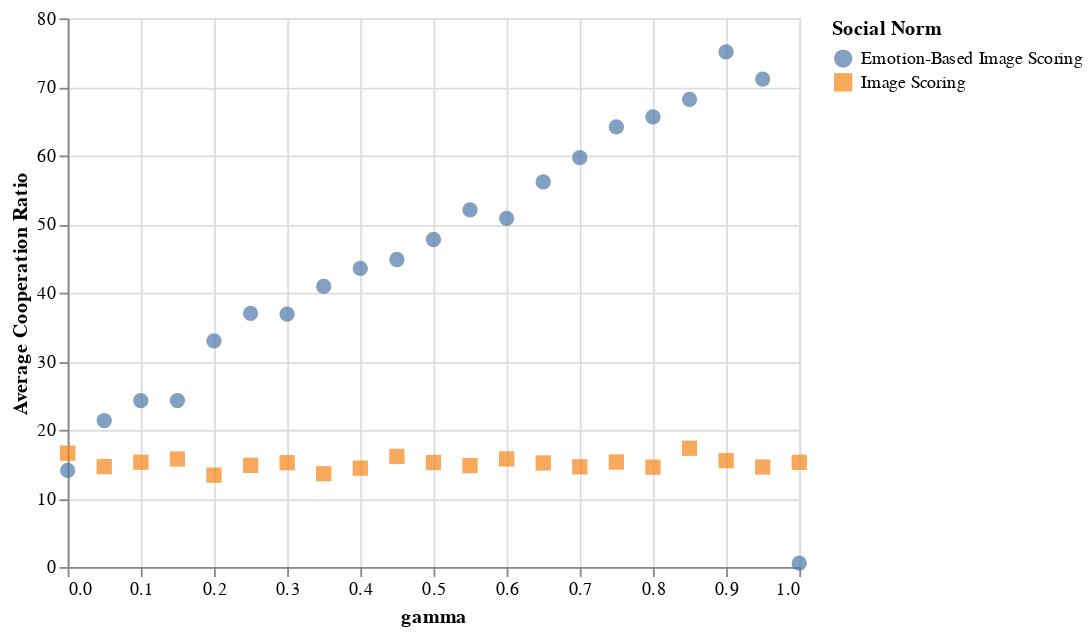

The code cell stored with this chart in its notebook:
### Code cell
alt.Chart(melted).mark_point(filled=True, size=70).encode(
    x='gamma',
    y='Average Cooperation Ratio',
    color='Social Norm:N',
    shape='Social Norm:N'
)

### Figure 1 — Vega-Lite specification as saved in the notebook (floating-point values rounded to 4 significant figures)
{"config": {"view": {"continuousWidth": 400, "continuousHeight": 300}}, "data": {"name": "data-7c5678d179857b91862e8d59138da388"}, "mark": {"type": "point", "filled": true, "size": 70}, "encoding": {"color": {"field": "Social Norm", "type": "nominal"}, "shape": {"field": "Social Norm", "type": "nominal"}, "x": {"field": "gamma", "type": "quantitative"}, "y": {"field": "Average Cooperation Ratio", "type": "quantitative"}}, "$schema": "https://vega.github.io/schema/vega-lite/v4.17.0.json", "datasets": {"data-7c5678d179857b91862e8d59138da388": [{"gamma": 0.0, "Social Norm": "Emotion-Based Image Scoring", "Average Cooperation Ratio": 14.08}, {"gamma": 0.05, "Social Norm": "Emotion-Based Image Scoring", "Average Cooperation Ratio": 21.35}, {"gamma": 0.1, "Social Norm": "Emotion-Based Image Scoring", "Average Cooperation Ratio": 24.24}, {"gamma": 0.15, "Social Norm": "Emotion-Based Image Scoring", "Average Cooperation Ratio": 24.26}, {"gamma": 0.2, "Social Norm": "Emotion-Based Image Scoring", "Average Cooperation Ratio": 32.96}, {"gamma": 0.25, "Social Norm": "Emotion-Based Image Scoring", "Average Cooperation Ratio": 36.97}, {"gamma": 0.3, "Social Norm": "Emotion-Based Image Scoring", "Average Cooperation Ratio": 36.86}, {"gamma": 0.35, "Social Norm": "Emotion-Based Image Scoring", "Average Cooperation Ratio": 40.91}, {"gamma": 0.4, "Social Norm": "Emotion-Based Image Scoring", "Average Cooperation Ratio": 43.54}, {"gamma": 0.45, "Social Norm": "Emotion-Based Image Scoring", "Average Cooperation Ratio": 44.83}, {"gamma": 0.5, "Social Norm": "Emotion-Based Image Scoring", "Average Cooperation Ratio": 47.75}, {"gamma": 0.55, "Social Norm": "Emotion-Based Image Scoring", "Average Cooperation Ratio": 52.07}, {"gamma": 0.6, "Social Norm": "Emotion-Based Image Scoring", "Average Cooperation Ratio": 50.84}, {"gamma": 0.65, "Social Norm": "Emotion-Based Image Scoring", "Average Cooperation Ratio": 56.14}, {"gamma": 0.7, "Social Norm": "Emotion-Based Image Scoring", "Average Cooperation Ratio": 59.68}, {"gamma": 0.75, "Social Norm": "Emotion-Based Image Scoring", "Average Cooperation Ratio": 64.18}, {"gamma": 0.8, "Social Norm": "Emotion-Based Image Scoring", "Average Cooperation Ratio": 65.62}, {"gamma": 0.85, "Social Norm": "Emotion-Based Image Scoring", "Average Cooperation Ratio": 68.18}, {"gamma": 0.9, "Social Norm": "Emotion-Based Image Scoring", "Average Cooperation Ratio": 75.09}, {"gamma": 0.95, "Social Norm": "Emotion-Based Image Scoring", "Average Cooperation Ratio": 71.13}, {"gamma": 1.0, "Social Norm": "Emotion-Based Image Scoring", "Average Cooperation Ratio": 0.5538}, {"gamma": 0.0, "Social Norm": "Image Scoring", "Average Cooperation Ratio": 16.6}, {"gamma": 0.05, "Social Norm": "Image Scoring", "Average Cooperation Ratio": 14.63}, {"gamma": 0.1, "Social Norm": "Image Scoring", "Average Cooperation Ratio": 15.28}, {"gamma": 0.15, "Social Norm": "Image Scoring", "Average Cooperation Ratio": 15.75}, {"gamma": 0.2, "Social Norm": "Image Scoring", "Average Cooperation Ratio": 13.39}, {"gamma": 0.25, "Social Norm": "Image Scoring", "Average Cooperation Ratio": 14.82}, {"gamma": 0.3, "Social Norm": "Image Scoring", "Average Cooperation Ratio": 15.21}, {"gamma": 0.35, "Social Norm": "Image Scoring", "Average Cooperation Ratio": 13.6}, {"gamma": 0.4, "Social Norm": "Image Scoring", "Average Cooperation Ratio": 14.4}, {"gamma": 0.45, "Social Norm": "Image Scoring", "Average Cooperation Ratio": 16.12}, {"gamma": 0.5, "Social Norm": "Image Scoring", "Average Cooperation Ratio": 15.22}, {"gamma": 0.55, "Social Norm": "Image Scoring", "Average Cooperation Ratio": 14.78}, {"gamma": 0.6, "Social Norm": "Image Scoring", "Average Cooperation Ratio": 15.76}, {"gamma": 0.65, "Social Norm": "Image Scoring", "Average Cooperation Ratio": 15.17}, {"gamma": 0.7, "Social Norm": "Image Scoring", "Average Cooperation Ratio": 14.61}, {"gamma": 0.75, "Social Norm": "Image Scoring", "Average Cooperation Ratio": 15.3}, {"gamma": 0.8, "Social Norm": "Image Scoring", "Average Cooperation Ratio": 14.55}, {"gamma": 0.85, "Social Norm": "Image Scoring", "Average Cooperation Ratio": 17.31}, {"gamma": 0.9, "Social Norm": "Image Scoring", "Average Cooperation Ratio": 15.51}, {"gamma": 0.95, "Social Norm": "Image Scoring", "Average Cooperation Ratio": 14.57}, {"gamma": 1.0, "Social Norm": "Image Scoring", "Average Cooperation Ratio": 15.26}]}}
